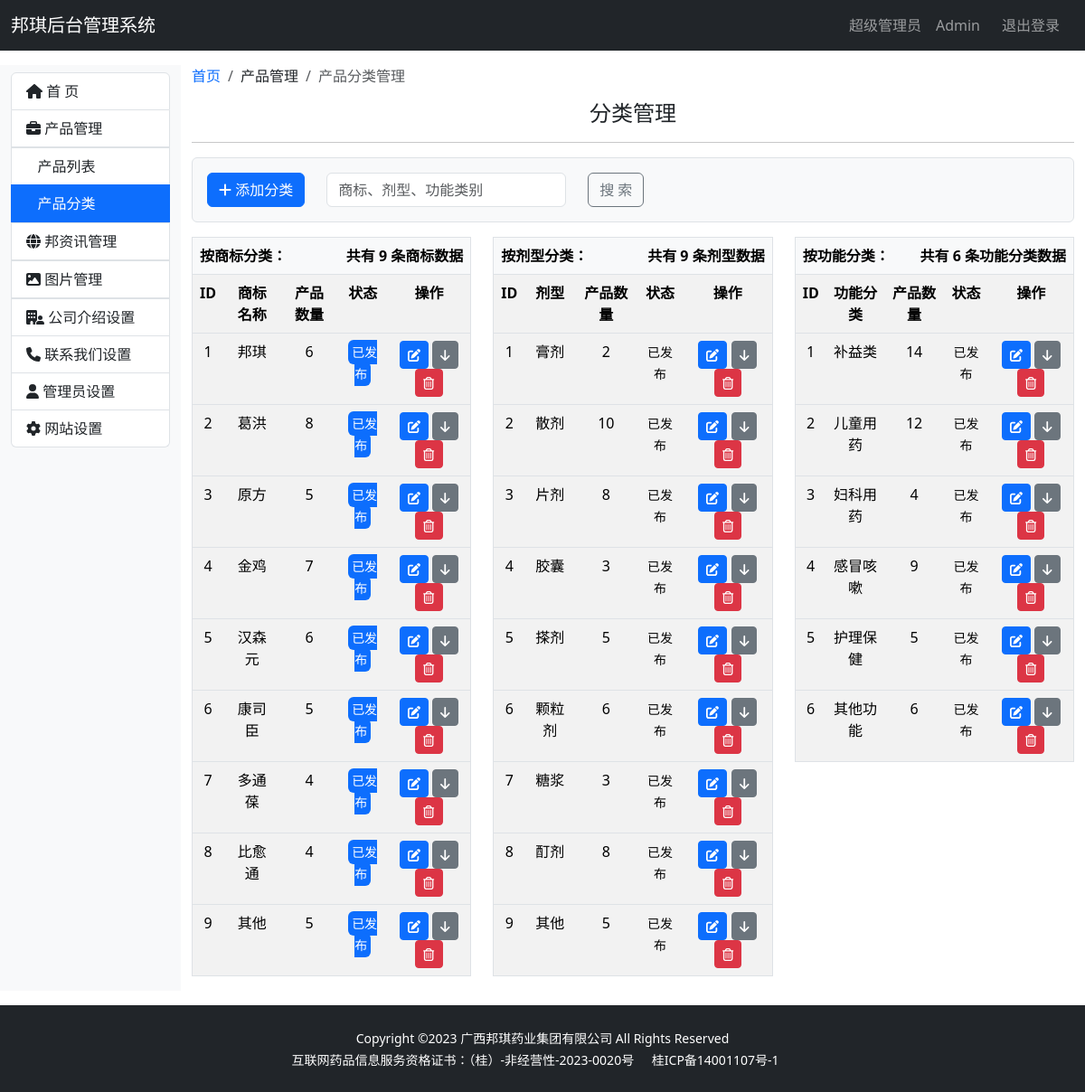
Page /admin/category_list (signed in) on the earlier database version.
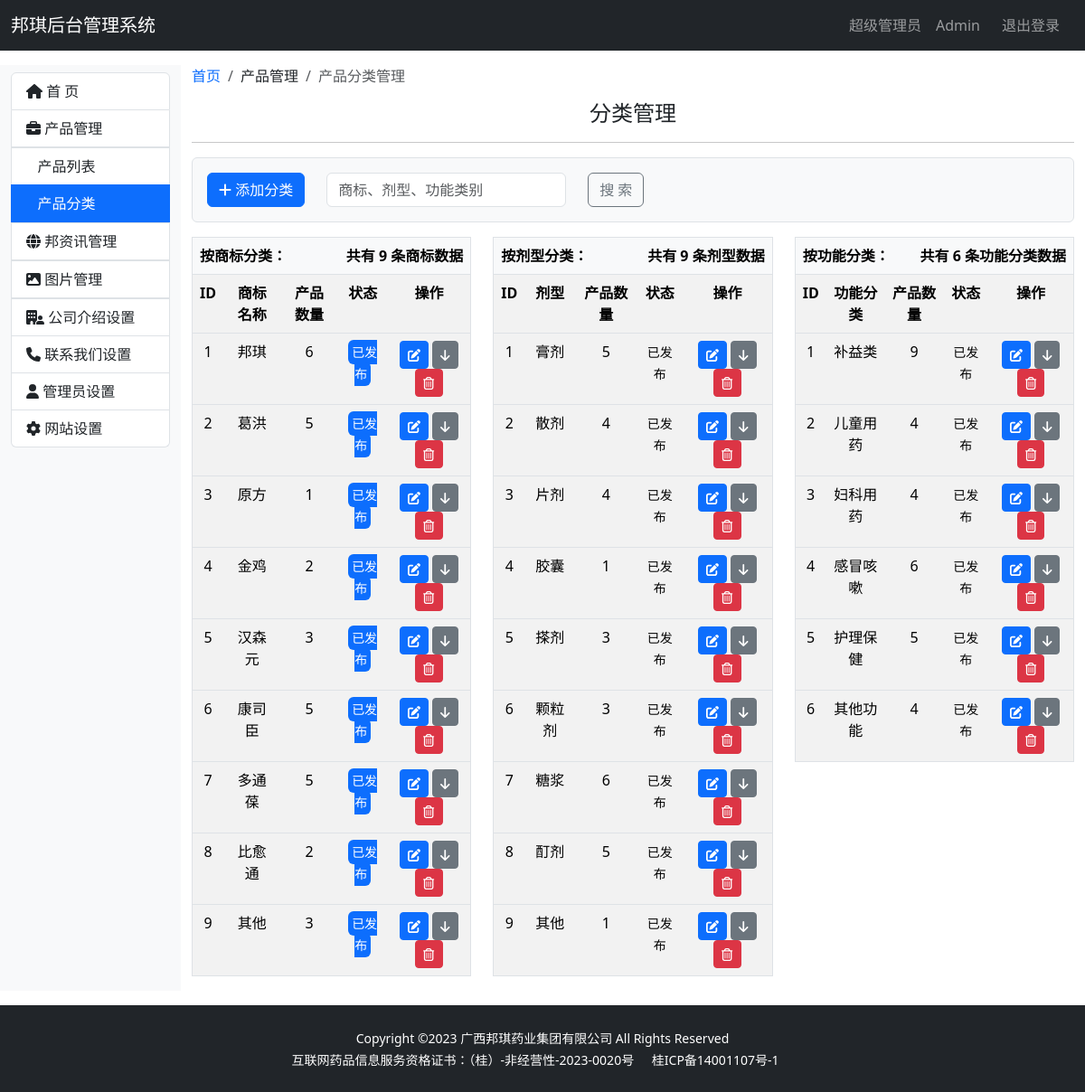
Same page on the later database version.
### bqwebsite/models.py (models this page shows)
class Brand(db.Model):
    __tablename__ = 'brand'
    id = db.Column(db.Integer, primary_key=True, autoincrement=True)
    name = db.Column(db.String(100))
    filename = db.Column(db.String(100))
    status = db.Column(db.Boolean, default=True)
    timestamp = db.Column(db.DateTime, nullable=False, default=datetime.now, index=True)
    products = db.relationship('Product', back_populates='brand')

class Category(db.Model):
    __tablename__ = 'category'
    id = db.Column(db.Integer, primary_key=True, autoincrement=True)
    name = db.Column(db.String(100), nullable=False, unique=True)  # 产品分类名称
    status = db.Column(db.Boolean, default=True)
    timestamp = db.Column(db.DateTime, nullable=False, default=datetime.now, index=True)
    products = db.relationship('Product', back_populates='category')

class Subject(db.Model):
    __tablename__ = 'subject'
    id = db.Column(db.Integer, primary_key=True, autoincrement=True)
    name = db.Column(db.String(100))
    status = db.Column(db.Boolean, default=True)
    timestamp = db.Column(db.DateTime, nullable=False, default=datetime.now, index=True)
    products = db.relationship('Product', back_populates='subject')

### bqwebsite/blueprints/admin.py (the view)
@admin_bp.route('/category_list', methods=['GET', 'POST'])  # 分类列表
@login_required
def category_list():
    return render_template('admin/category_list.html')

### bqwebsite/templates/admin/category_list.html (shortened to what this page needs)
{% extends 'admin_base.html' %}
{% from 'bootstrap5/pagination.html' import render_pagination %}
{% block content %}
    <div class="container-fluid my-3">
        <div class="row">
            {% include 'admin/_sidebar_category.html' %}
            <div class="col-md-10">
                <nav aria-label="breadcrumb">
                    <ol class="breadcrumb">
                        <li class="breadcrumb-item"><a href="{{ url_for('admin.index') }}" class="link-underline link-underline-opacity-0 link-underline-opacity-75-hover">首页</a></li>
                        <li class="breadcrumb-item" aria-current="page">产品管理</li>
                        <li class="breadcrumb-item active" aria-current="page">产品分类管理</li>
                    </ol>
                </nav>
                <h4 class="text-center mb-3 mt-3">分类管理</h4>
                <hr>
                <div class="p-3 bg-light border rounded d-flex justify-content-between align-items-center">
                    <div class="row">
                        <div class="col-auto">
                            <button type="button" class="btn btn-primary"><i class="fa-solid fa-plus"></i> 添加分类
                            </button>
                        </div>
                        <form class="col-auto row" role="search">
                            <div class="col-md-auto">
                                <input class="form-control me-2" type="search" placeholder="商标、剂型、功能类别"
                                       aria-label="Search">
                            </div>
                            <div class="col-auto">
                                <button class="btn btn-outline-secondary" type="submit">搜 索</button>
                            </div>
                        </form>
                    </div>
                </div>
                <div class="row">
                    <div class="col-md-4">
                        {% if brands %}
                            <table class="table table-striped table-hover border mt-3">
                                <thead>
                                <tr>
                                    <th colspan="5" scope="col" class="bg-light text-start">
                                        <span>按商标分类：</span>
                                        <span class="float-end">共有 {{ brands|length }} 条商标数据</span>
                                    </th>
                                </tr>
                                </thead>
                                <tr class="text-center">
                                    <th>ID</th>
                                    <th>商标名称</th>
                                    <th>产品数量</th>
                                    <th>状态</th>
                                    <th>操作</th>
                                </tr>
                                {% for brand in brands %}
                                    <tbody>
                                    <tr class="text-center">
                                        <td>{{ brand.id }}</td>
                                        <td>{{ brand.name }}</td>
                                        <td>{{ brand.products|length }}</td>
                                        <td>
                                    {% if brand.status %}
                                        <small class="text-bg-primary p-1 rounded">已发布</small>
                                    {% else %}
                                        <small class="text-bg-secondary p-1 rounded">已下架</small>
                                    {% endif %}
                                        </td>
                                        <td>
                                            <a href="{{ url_for('admin.brand_edit', brand_id=brand.id) }}"
                                               class="btn btn-sm btn-primary">
                                                <i class="fa-solid fa-pen-to-square" title="编辑"></i>
                                            </a>
                                            {% if brand.status %}
                                                <a href="#" class="btn btn-sm btn-secondary">
                                                    <i class="fa-solid fa-arrow-down" title="撤销"></i>
                                                </a>
                                            {% else %}
                                                <a href="#" class="btn btn-sm btn-secondary">
                                                    <i class="fa-solid fa-arrow-up" title="发布"></i>
                                                </a>
                                            {% endif %}
                                            <a href="#" class="btn btn-sm btn-danger">
                                                <i class="fa-regular fa-trash-can" title="删除"></i>
                                            </a>
                                        </td>
                                    </tr>
                                    </tbody>
                                {% endfor %}
                            </table>
                        {% else %}
                            <div class="alert alert-warning" role="alert">
                                没有商标数据
                            </div>
                        {% endif %}
                    </div>
                    <div class="col-md-4">
                        {% if categories %}
                            <table class="table table-striped table-hover border mt-3">
                                <thead>
                                <tr>
                                    <th colspan="5" scope="col" class="bg-light text-start">
                                        <span>按剂型分类：</span>
                                        <span class="float-end">共有 {{ categories|length }} 条剂型数据</span>
                                    </th>
                                </tr>
                                </thead>
                                <tr class="text-center">
                                    <th>ID</th>
                                    <th>剂型</th>
                                    <th>产品数量</th>
                                    <th>状态</th>
                                    <th>操作</th>
                                </tr>
                                {% for category in categories %}
                                    <tbody>
                                    <tr class="text-center">
                                        <td>{{ category.id }}</td>
                                        <td>{{ category.name }}</td>
                                        <td>{{ category.products|length }}</td>
                                        <td>
                                            <small>
                                                {% if category.status %}
                                                    已发布
                                                {% else %}
                                                    已下架
                                                {% endif %}
                                            </small>
                                        </td>
                                        <td>
                                            <a href="{{ url_for('admin.category_edit', category_id=category.id) }}"
                                               class="btn btn-sm btn-primary">
                                                <i class="fa-solid fa-pen-to-square" title="编辑"></i>
                                            </a>
                                            {% if category.status %}
                                                <a href="#" class="btn btn-sm btn-secondary">
                                                    <i class="fa-solid fa-arrow-down" title="撤销"></i>
                                                </a>
                                            {% else %}
                                                <a href="#" class="btn btn-sm btn-secondary">
                                                    <i class="fa-solid fa-arrow-up" title="发布"></i>
                                                </a>
                                            {% endif %}
                                            <a href="#" class="btn btn-sm btn-danger">
                                                <i class="fa-regular fa-trash-can" title="删除"></i>
                                            </a>
                                        </td>
                                    </tr>
                                    </tbody>
                                {% endfor %}
                            </table>
                        {% else %}
                            <div class="alert alert-warning" role="alert">
                                没有剂型数据
                            </div>
                        {% endif %}
                    </div>
                    <div class="col-md-4">
                        {% if subjects %}
                            <table class="table table-striped table-hover border mt-3">
                                <thead>
                                <tr>
                                    <th colspan="5" scope="col" class="bg-light text-start">
                                        <span>按功能分类：</span>
                                        <span class="float-end">共有 {{ subjects|length }} 条功能分类数据</span>
                                    </th>
                                </tr>
                                </thead>
                                <tr class="text-center">
                                    <th>ID</th>
                                    <th>功能分类</th>
                                    <th>产品数量</th>
                                    <th>状态</th>
                                    <th>操作</th>
                                </tr>
                                {% for subject in subjects %}
                                    <tbody>
                                    <tr class="text-center">
                                        <td>{{ subject.id }}</td>
                                        <td>{{ subject.name }}</td>
                                        <td>{{ subject.products|length }}</td>
                                        <td>
                                            <small>
                                                {% if subject.status %}
                                                    已发布
                                                {% else %}
                                                    已下架
                                                {% endif %}
                                            </small>
                                        </td>
                                        <td>
                                            <a href="{{ url_for('admin.subject_edit', subject_id=subject.id) }}"
                                               class="btn btn-sm btn-primary">
                                                <i class="fa-solid fa-pen-to-square" title="编辑"></i>
                                            </a>
                                            {% if subject.status %}
                                                <a href="#" class="btn btn-sm btn-secondary">
                                                    <i class="fa-solid fa-arrow-down" title="撤销"></i>
                                                </a>
                                            {% else %}
                                                <a href="#" class="btn btn-sm btn-secondary">
                                                    <i class="fa-solid fa-arrow-up" title="发布"></i>
                                                </a>
                                            {% endif %}
                                            <a href="#" class="btn btn-sm btn-danger">
                                                <i class="fa-regular fa-trash-can" title="删除"></i>
                                            </a>
                                        </td>
                                    </tr>
                                    </tbody>
                                {% endfor %}
                            </table>
                        {% else %}
                            <div class="alert alert-warning" role="alert">
                                没有功能分类数据
                            </div>
                        {% endif %}
                    </div>
                </div>
            </div>
        </div>
    </div>
{% endblock %}

Differences in the rows shown:
changed Brand "葛洪": products|length "8" → "5"
changed Brand "原方": products|length "5" → "1"
changed Brand "金鸡": products|length "7" → "2"
changed Brand "汉森元": products|length "6" → "3"
changed Brand "多通葆": products|length "4" → "5"
changed Brand "比愈通": products|length "4" → "2"
changed Brand "其他": products|length "5" → "3"
changed Category "膏剂": products|length "2" → "5"
changed Category "散剂": products|length "10" → "4"
changed Category "片剂": products|length "8" → "4"
changed Category "胶囊": products|length "3" → "1"
changed Category "搽剂": products|length "5" → "3"
changed Category "颗粒剂": products|length "6" → "3"
changed Category "糖浆": products|length "3" → "6"
changed Category "酊剂": products|length "8" → "5"
changed Category "其他": products|length "5" → "1"
changed Subject "补益类": products|length "14" → "9"
changed Subject "儿童用药": products|length "12" → "4"
changed Subject "感冒咳嗽": products|length "9" → "6"
changed Subject "其他功能": products|length "6" → "4"
